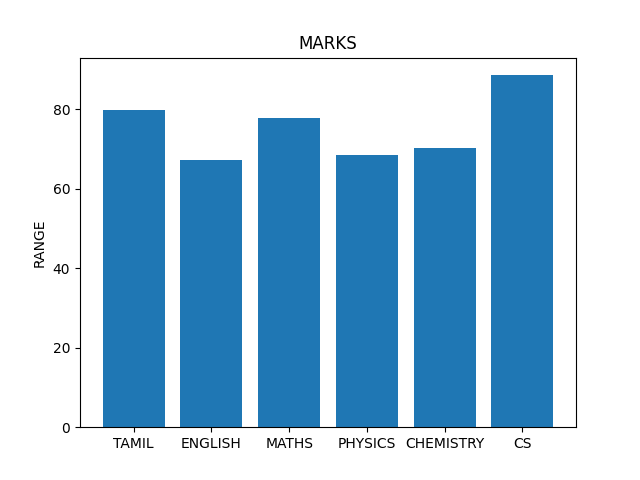

This figure's Python source:
import matplotlib.pyplot as plt
#Our data
labels=["TAMIL","ENGLISH","MATHS","PHYSICS","CHEMISTRY","CS"]
usage=[79.8,67.3,77.8,68.4,70.2,88.5]
#Generating the y positions. Later, we'll use them to replace them with labels
y_positions=range(len(labels))
#Creating our bar plot
plt.bar(y_positions,usage)
plt.xticks(y_positions,labels)
plt.ylabel("RANGE")
plt.title("MARKS")
plt.show()
